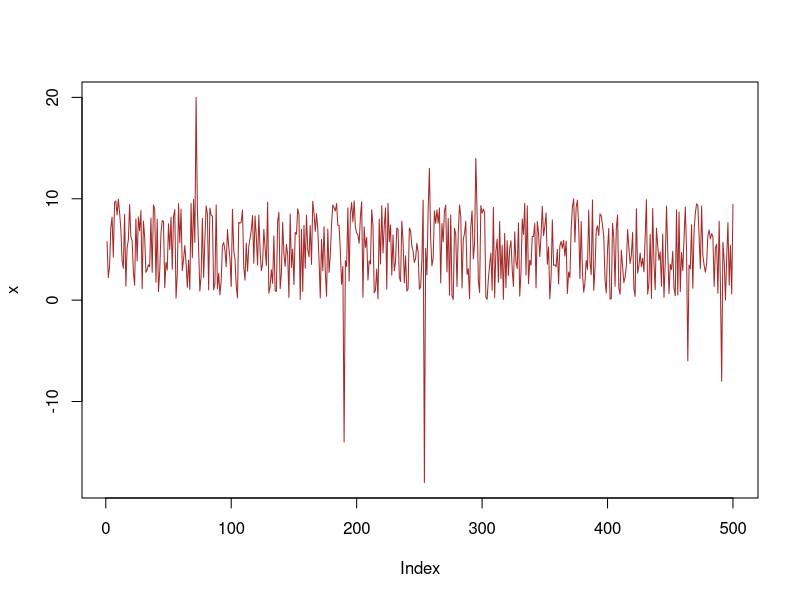
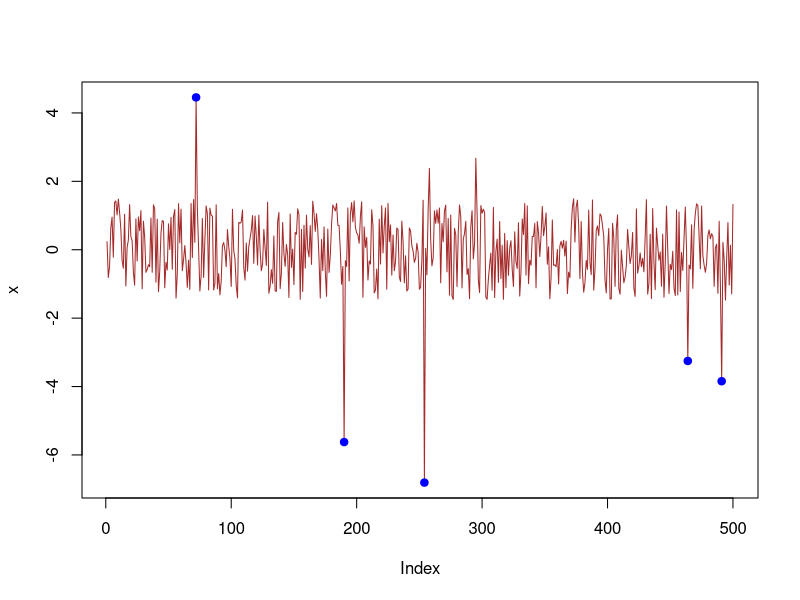

Reproduce these figures in R, in order.
install.packages("mclust")
library(mclust)

set.seed(23)
n = 500
x = runif(n)*10
x[sample(1:n, 10)] <- sample(-20:20, 10)
plot(x, col="Brown", type='l', pch=19)

x = scale(x)[,1]
xfit = Mclust(x, G=3, model="V")

summary(xfit)
pred = predict(xfit)
str(pred)

xpred = pred$z[,1]

thr = quantile(xpred, .99)
print(thr)

outliers = which(xpred >= thr)
index = x[outliers]

plot(x, col="brown", type='l', pch=19)
points(outliers,index, pch=19, col="Blue")
